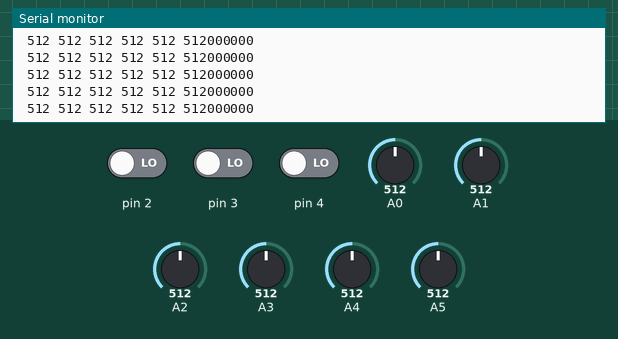
This sketch was run on a simulated Arduino Uno, built with avr-gcc and run on an emulated ATmega328P. Parts: the last lines printed to the serial monitor. Inputs (shaded band) come from the test bench; at power-on: A0 = 512, A1 = 512, A2 = 512, pin 2 LOW, pin 3 LOW, pin 4 LOW, A3 = 512, A4 = 512, A5 = 512.

Above: at 1.2 s.
1.3 s: A0 set to 104
At 1.41 s:
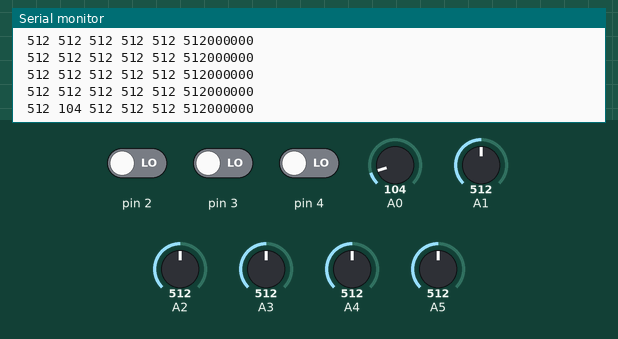
2.8 s: A0 set to 90
At 2.91 s:
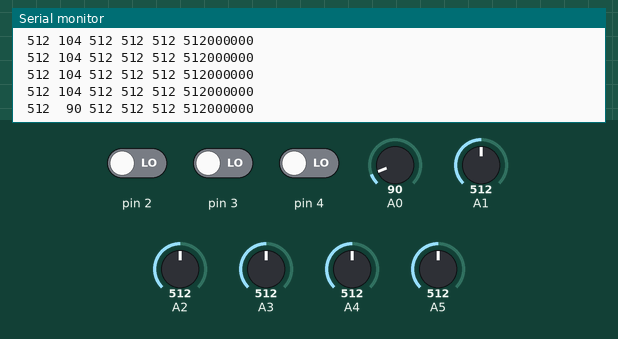
4.9 s: A1 set to 106
At 4.91 s:
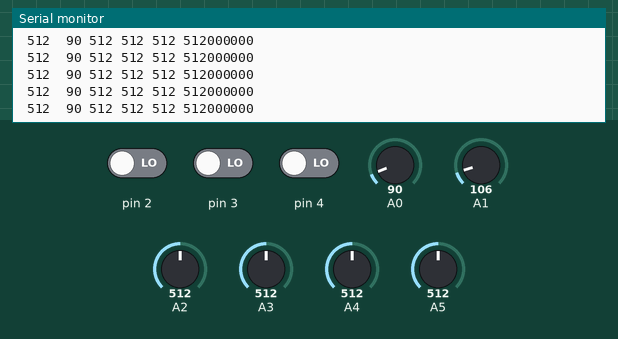
6.4 s: A1 set to 92
At 6.51 s:
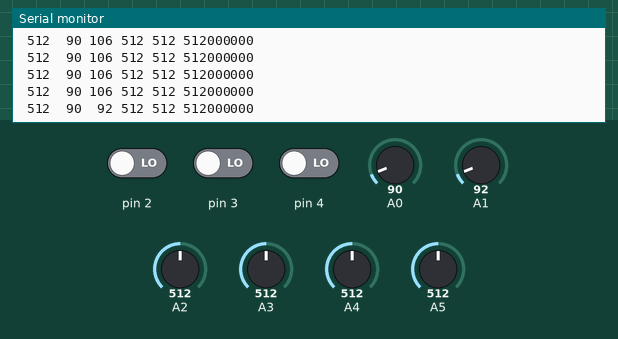
8.5 s: A2 set to 108
At 8.51 s:
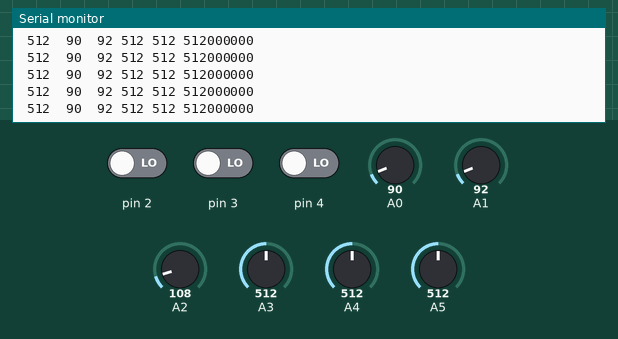
10.0 s: A2 set to 95
At 10.11 s:
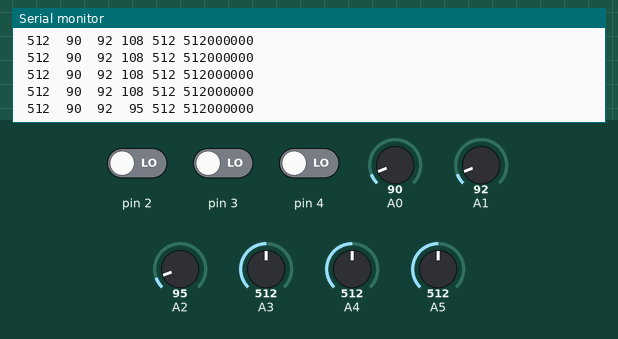

The sketch:

Arduinofinal.ino
```cpp
// Contador
volatile int conteo;
int pin_int = 0;

// Timer
#include <TimerOne.h>
volatile double tiempo;

// ADC
volatile int readFlag;
volatile byte ADL,ADH;
volatile int canal=0;
String datos;
char buff[4];
char dest[30];

// Digital
char D3,D4;


void setup() {

  // ADC
    //ADMUX
      // REFS1..0 seteados para operar el ADC con VCC (01)
      // ADLAR (0) -> ADCL 8 bits, ADCH 2 bits mas significativos
      // | REFS1 | REFS0 | ADLAR | – | MUX3 | MUX2 | MUX1 | MUX0 |
  ADMUX = B01000000;
    // ADCSRA
      // ADEN: settear para activar el ADC
      // ADPS2..0 todos seteados para tener el prescaler en 120 => 125khz
      // ADIE: Habilitar las interrupciones por ADC
      // ADSC: Iniciar conversion
      // | ADEN | ADSC | ADATE | ADIF | ADIE | ADPS2 | ADPS1 | ADPS0 |
  ADCSRA = B11001111;

  // Digital
	// Define ambos pines como entradas digitales
  pinMode(3, INPUT);
  pinMode(4, INPUT);


  // Serial
  	// Inicializa el puerto serial del arduino
  Serial.begin(57600);
    // Contador
    // pin_int: pin con el cual se contara
    // contador: funcion llamada por la interrupcion
    // rising: solo los cantos de subida activan la interrupcion
  attachInterrupt(pin_int, contador, RISING);
    // Timer
    // Define un tiempo inicial para la interrupcion con timer (µs)
    // Funcion que será llamada mediante esta interrupcion
  Timer1.initialize(100000);
  Timer1.attachInterrupt(timer);

    // Habilitar interrupciones globales
  sei();
}

void contador() {

  // Aumenta en una unidad el conteo
  conteo++;
}

void timer(){
  // Lee los pines digitales
  D3= bitRead(PIND,3);
  D4= bitRead(PIND,4);
  // Anexa todos los datos
  sprintf( buff,"%1i%1i", D3,D4);
  strcat(dest,buff);
  sprintf(buff,"%04X",conteo);
  strcat(dest,buff);
  memset(buff,0,sizeof(buff));

  //Envia los datos mediante el puerto serial
  Serial.print(dest);
  Serial.write(0x0A);

  // Inicia nuevamente el ciclo de lecturas de las entradas analogas
  ADCSRA |=B01000000;

  // Vacia el arreglo de datos
  memset(dest,0,sizeof(dest));
}

void loop() {

  // Revisa si hay datos esperando en el puerto serial
  // De ser asi los convierte a su valor numerico
  // Y cambia el tiempo del Timer
  if(Serial.available()){
    tiempo = Serial.readString().toInt();
    noInterrupts();
    Timer1.initialize(1000*tiempo);
    interrupts();
  }
  // Si un dato ya fue leido
  if (readFlag ==1){
    // Desactiva el flag de lectura
    readFlag = 0;
    // Anexar datos
    unsigned int word = ((unsigned int)ADH << 8) + ADL;
    sprintf( buff,"%4i", word);
    strcat(dest, buff);
    // Vacia el arreglo temporal
    memset(buff,0,sizeof(buff));
    }
}


ISR(ADC_vect){

  // Guarda la lectura ADC
  ADL=ADCL;
  ADH=ADCH;
  // Si el canal es menor a 6
  if (canal <6)
  {
   // Siguiente canal
   canal++;
   ADMUX++;
  }
  // Si el canal a llamar la siguiente vuelta es el 6
  // asignar al canal 0 y pausar el ciclo de conversiones
  if (canal ==6){
    canal = 0;
    ADMUX = B01000000;
  }
  // Si el canal a leer a continuacion no es superior al 5
  // iniciar otra conversion del ADC
  if (canal <5){
  ADCSRA |=B01000000;
  }
  // Activa el Flag de lectura
  readFlag = 1;
}
```

Measured:
- the behaviour switches between 100 and 99 on A0 (found by bisection; images 1 and 2)
- the behaviour switches between 100 and 99 on A1 (found by bisection; images 3 and 4)
- the behaviour switches between 100 and 99 on A2 (found by bisection; images 5 and 6)
- after the input at 1.3 s, the serial monitor: prints a new line after 0.10 s (image 1)
- after the input at 2.8 s, the serial monitor: prints a new line after 0.10 s (image 2)
- after the input at 6.4 s, the serial monitor: prints a new line after 0.10 s (image 4)
- after the input at 10.0 s, the serial monitor: prints a new line after 0.10 s (image 6)
